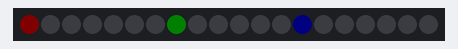
A program run on a simulated MicroPython board. Shown: 20 RGB LEDs in strip order, left to right. Dim RGB values are drawn brighter than linear.

Above: at 0.3 s.
At 6.3 s:
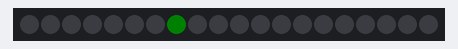

The program:

main.py
```python
import uasyncio


def init_val():
    return ('r', (0, 7)), ('g', (7, 13)), ('b', (13, 20))


async def light(c='r', pos=(0, 7), br=40):
    sch = (br, 0, 0) if c == 'r' else (0, br, 0) if c == 'g' else (0, 0, br)
    while True:
        for i in range(*pos):
            await uasyncio.sleep(0.2)
            if i > pos[0]:
                np[i-1] = (0, 0, 0)
            else:
                np[pos[1]-1] = (0, 0, 0)
                np[i] = sch
                np.write()

loop = uasyncio.get_event_loop()
for c in init_val():
    loop.create_task(light(br=5, c=c[0], pos = c[1]))
loop.run_forever()
```

boot.py
```python
import neopixel, machine
import gc


np = neopixel.NeoPixel(machine.Pin(2), 20)
gc.collect()
```

Measured:
- by itself, everything shown: repeats every 8.4 s, in 17 steps
- what the display in image 0 shows lasts 1.2 s, from 0.2 s to 1.4 s
- what the display in image 1 shows lasts 1.0 s, from 6.2 s to 7.2 s
